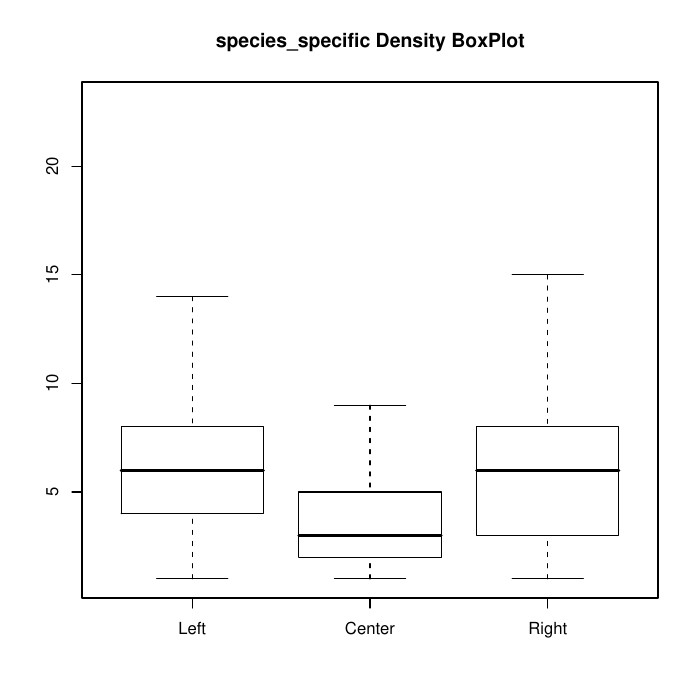

The script that saved this image:
species_specificleft <- read.table("species_specific_left.dat",header=T)
species_specificright <- read.table("species_specific_right.dat",header=T)
species_specificctr <- read.table("species_specific_center.dat",header=T)
pdf("species_specific.pdf")
boxplot(species_specificleft$TOTAL,species_specificctr$TOTAL,species_specificright$TOTAL,main="species_specific Density BoxPlot", outline=FALSE, names=c("Left","Center","Right"))
